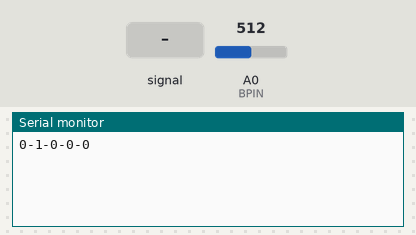
A sketch run on a simulated Arduino Uno, built with avr-gcc and run on an emulated ATmega328P. On the bench: the last lines printed to the serial monitor. The inputs (shaded band) are chosen by the test bench; at power-on: A0 (BPIN) = 512.

Above: at 1.2 s.
1.3 s: A0 (BPIN) fed a 200 Hz sine of ±81 counts around its level
At 1.8 s:
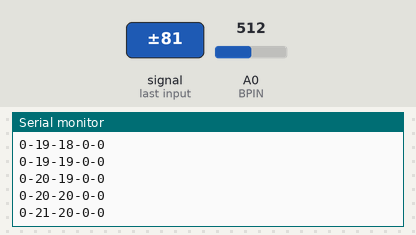
2.8 s: A0 (BPIN) set to 716
At 4.0 s:
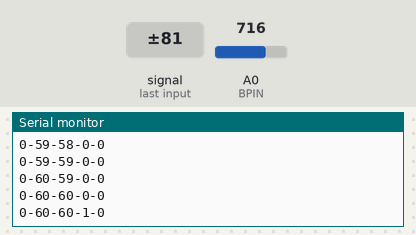
4.3 s: A0 (BPIN) set to 900
At 5.0 s:
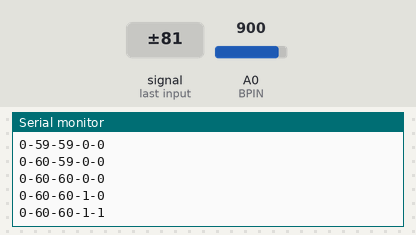
5.8 s: A0 (BPIN) fed a 200 Hz sine of ±81 counts around its level
At 6.3 s:
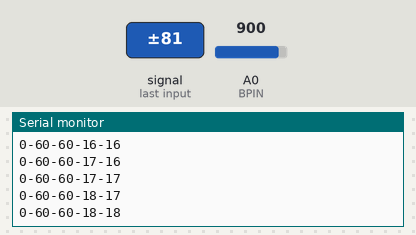
Timing chart, 0 to 8.3 s (numbered marks = the images above; inputs shaded):
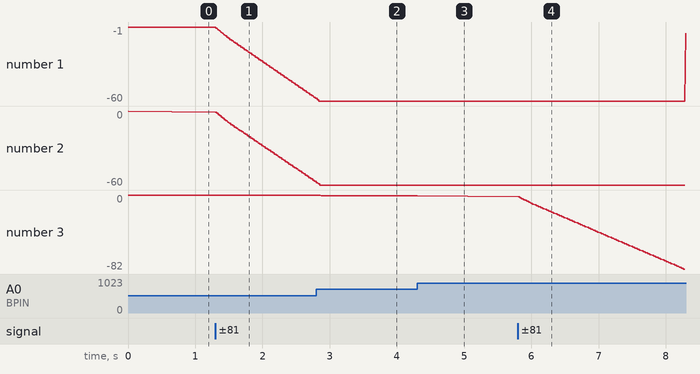

Measured:
- after the input at 1.3 s, the serial monitor: prints a new line at once (image 1)
- after the input at 5.8 s, the serial monitor: prints a new line at once (image 4)
- plotted number 1: -1 → -58 after the input at 1.3 s, -60 → -6 after the input at 5.8 s
- plotted number 2: 0 → -57 after the input at 1.3 s
- plotted number 3: -1 → -82 after the input at 5.8 s

The sketch:

AnalogButton.ino
```cpp
#define BPIN A0
uint8_t AB;
uint8_t ABOld;
uint8_t BT1;
uint8_t BT2;
uint8_t BT3;
uint8_t BT4;
uint8_t BT5;

void setup() {
  Serial.begin(9600);
}


// http://codius.ru/articles/Arduino_%D0%9F%D0%BE%D0%B4%D0%BA%D0%BB%D1%8E%D1%87%D0%B5%D0%BD%D0%B8%D0%B5_%D0%BD%D0%B5%D1%81%D0%BA%D0%BE%D0%BB%D1%8C%D0%BA%D0%B8%D1%85_%D0%BA%D0%BD%D0%BE%D0%BF%D0%BE%D0%BA_%D0%BA_%D0%BE%D0%B4%D0%BD%D0%BE%D0%BC%D1%83_%D0%B0%D0%BD%D0%B0%D0%BB%D0%BE%D0%B3%D0%BE%D0%B2%D0%BE%D0%BC%D1%83_%D0%B2%D1%85%D0%BE%D0%B4%D1%83

uint8_t GetAB() {                                           // Функция устраняющая дребезг
  static int   count;
  static int   oldKeyValue;                                 // Переменная для хранения предыдущего значения состояния кнопок
  static int   innerKeyValue;
  uint8_t actualKeyValue = (analogRead(BPIN) / 171);        // Получаем актуальное состояние
  if (innerKeyValue != actualKeyValue) {                    // Пришло значение отличное от предыдущего
    count = 0;                                              // Все обнуляем и начинаем считать заново
    innerKeyValue = actualKeyValue;                         // Запоминаем новое значение
  }
  else {
    count += 1;                                             // Увеличиваем счетчик
  }
  if ((count >= 10) && (actualKeyValue != oldKeyValue)) {   // Счетчик преодолел барьер, можно иницировать смену состояний
    oldKeyValue = actualKeyValue;                           // Присваиваем новое значение
  }
  return    oldKeyValue;
}

void loop() {

  // читаем значение кнопки
  AB = GetAB();

  // все кнопки отпущены
  if (AB == 0) ABOld = 0;

  // клацнули какую то кнопку
  if (AB != ABOld) {
    // запоминаем значение кнопки
    ABOld = AB;
    if (AB == 1) BT1++;
    if (AB == 2) BT2++;
    if (AB == 3) BT3++;
    if (AB == 4) BT4++;
    if (AB == 5) BT5++;
    Serial.print(BT1);
    Serial.print('-');
    Serial.print(BT2);
    Serial.print('-');
    Serial.print(BT3);
    Serial.print('-');
    Serial.print(BT4);
    Serial.print('-');
    Serial.println(BT5);
  }

}
```
